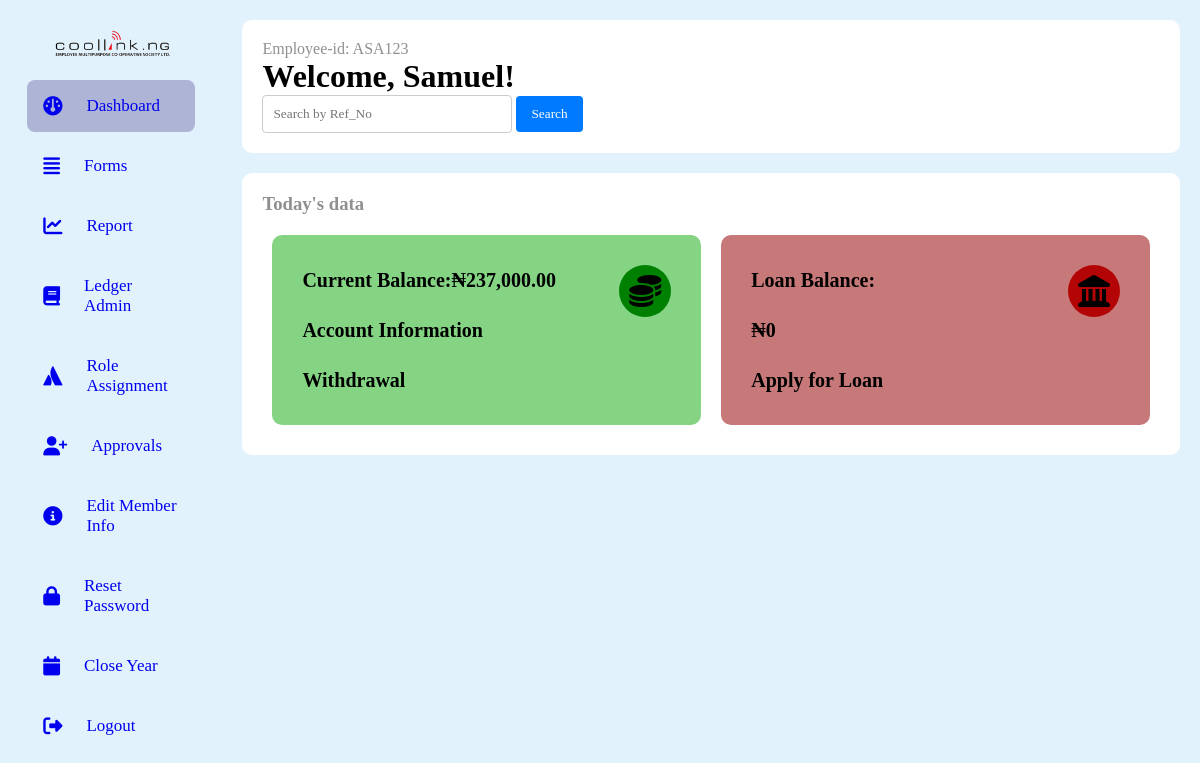
Page /dashboard (signed in) on the committed database.
### models.py (models this page shows, shortened)
class Person(db.Model, UserMixin):
    __tablename__ = "persons"
    id = db.Column(db.Integer, primary_key=True)
    name = db.Column(db.String(100), nullable=False)
    role_id = db.Column(db.Integer, db.ForeignKey("roles.id"))
    email = db.Column(db.String, nullable=True, unique=True)
    password = db.Column(db.String(255), nullable=False)
    company_id = db.Column(db.Integer, db.ForeignKey("companies.id"))
    employee_id = db.Column(db.String, nullable=False, unique=True)
    phone_no = db.Column(db.String, unique=True)
    balance_bfd = db.Column(db.Float, default=0.0)
    balance_withheld = db.Column(db.Float, default=0.0)
    available_balance = db.Column(db.Float, default=0.0)
    loan_balance = db.Column(db.Float, default=0.0)
    loan_balance_bfd = db.Column(db.Float, default=0.0)
    loans = db.relationship("Loan", backref="person",foreign_keys="[Loan.person_id]")
    bank_payments_made = db.relationship("BankPayment", backref="payer", lazy=True)
    payments_made = db.relationship("SavingPayment", backref="payer", lazy=True)
    loan_payments_made = db.relationship("LoanPayment", backref="payer", lazy=True)
    def get_guaranteed_payments(self):
        loan = LoanFormPayment.query.filter(LoanFormPayment.guarantors.any(id=self.id)).all()
        ret = [l for l in loan if not l.loan]
        return ret
    @hybrid_property
    def total_balance(self):
        return self.available_balance + self.balance_withheld

### app.py (the view, shortened to what this page needs)
@app.route("/dashboard")
@login_required
def dashboard():
    person = current_user
    form = SearchForm()
    pre_guarantor = person.get_guaranteed_payments()
    failed_loan = None
    message = None
    return render_template("dashboard.html", person=person, form=form,consents=pre_guarantor,failed_loan=failed_loan,message=message)

### forms.py
class SearchForm(FlaskForm):
    search_query = StringField("Search")
    submit = SubmitField("Search")

### app.py (called while the page is built)
@login_manager.user_loader
def load_user(person_id):
    return Person.query.get(person_id)

@app.before_request
def before_request():
    g.user = current_user

@app.template_filter("currency")
@login_required
def currency(value):
    modified_value = format_currency(value)  # Modify the value as needed
    return modified_value

### filters.py (called while the page is built)
def format_currency(
    value, currency_symbol="₦", decimal_separator=".", thousands_separator=","
):
    if value:
        if value < 0:
            formatted_value = f"-{currency_symbol}{abs(value):,.2f}"
        else:
            formatted_value = f"{currency_symbol}{value:,.2f}"
        formatted_value = formatted_value.replace(".", decimal_separator).replace(
            ",", thousands_separator
        )
    else:
        formatted_value = f"{currency_symbol}0"
    return formatted_value

### templates/dashboard.html (shortened to what this page needs)
<!DOCTYPE html>
<html lang="en">
<head>
    <link rel="stylesheet" href="https://cdnjs.cloudflare.com/ajax/libs/font-awesome/6.4.0/css/all.min.css"/>
    <link rel="stylesheet" href="\static\css\style.css">
</head>
<body class="special-dash">
    <div class="full-form-content">
    <div class='all-sections'>
        <nav class='section-1'>
            <div class="logo"><img src="\static\images\coolink2.png" alt="logo"></div>
            <ul class="side-bar" id="side-bar">
                <li class="{%block dash%}active nav-item{%endblock%}" id="move">
                    <a href="{{ url_for('dashboard') }}" class="nav-link"><i class="fa-solid fa-gauge"></i>
                    <span>Dashboard</span></a>
                </li>
                {% if person.role.id == 1 or person.role.id == 3 %}
                <li class="{%block form%}nav-item{%endblock%}">
                    <a class="nav-link" href="{{ url_for('forms') }}"><i class="fa-solid fa-align-justify"></i><span>Forms</span></a>
                </li>
                {% endif %}
                {% if person.role.id != 4 %}
                <li class="{%block query%}nav-item{%endblock%}">
                    <a class="nav-link" href="{{ url_for('queries') }}"> <i class="fa-solid fa-chart-line"></i><span>Report</span></a>
                </li>
                {% endif %}
                {% if person.role.id == 1 or person.role.id == 3 %}
                <li class="nav-item">
                    <a class="nav-link" href="{{ url_for('ledger_admin') }}"><i class="fa-solid fa-book"></i><span>Ledger Admin</span></a>
                </li>
                {% endif %}
                {% if person.role.id == 1 %}
                <li class="nav-item">
                    <a class="nav-link" href="{{ url_for('role_assignment') }}"><i class="fa-brands fa-atlassian"></i><span>Role Assignment</span></a>
                </li>
                {% endif %}
                {% if person.role.id == 1 or person.role.id == 2 %}
                <li class="nav-item">
                    <a class="nav-link" href="{{ url_for('approval') }}"><i class="fa-solid fa-user-plus"></i><span>Approvals</span></a>
                </li>
                {% endif %}
                {% if person.role.id == 1 or person.role.id == 3 %}
                <li class="nav-item">
                    <a class="nav-link" href="{{ url_for('edit_profile') }}"><i class="fa-solid fa-circle-info"></i><span>Edit Member Info</span></a>
                </li>
                <li class="nav-item">
                    <a class="nav-link" href="{{ url_for('reset_password') }}"><i class="fa-solid fa-lock"></i><span>Reset Password</span></a>
                </li>
                {% endif %}
                {% if person.role.id == 1 %}
                <li class="nav-item">
                    <a class="nav-link" href="{{ url_for('close_year') }}"><i class="fa-solid fa-calendar"></i><span>Close Year</span></a>
                </li>
                {% endif %}
                <li class="logout">
                    <a class='nav-link' href="{{url_for('logout')}}"><i class="fa-sharp fa-solid fa-right-from-bracket"></i><span>Logout</span></a>
                </li>
            </ul>
        </nav>
        <div class='section-2'>
        <div class="head-wrap">
            <div class="head-title">
                <div class='left'>
                <span>Employee-id: {{person.employee_id}}</span>
                <h1>Welcome, {{ person.name }}!</h1>
                </div>
                <div class="right">
                    <form action="{{ url_for('search') }}" method="POST" class="search-form">
                        <input type="text" name="ref_no" id="search" placeholder="Search by Ref_No">
                        <button type="submit" class="search-btn">Search</button>
                    </form>
                </div>
            </div>
        </div>
        <div class="all-cards-wrap-new">
            {%block content%}
        <div class="todays-data">
            <h3>Today's data</h3>
        </div>
            <div class="card-new" id="current-bal-new">
                <div class="container-new">
                    <div class="icon-con">
                        <i class="fa-solid fa-coins"></i>
                    </div>
                    <div class='content-con-new'>
                        <a href="{{url_for('savings_account',person_id=person.id)}}">
                            <div>
                            <p><strong>Current Balance:{{ person.total_balance | currency}}</strong></p>
                            </div>
                        </a>
                        <a href="{{url_for('savings_account_details',person_id=person.id )}}">
                            <div>
                            <p><strong>Account Information</strong></p>
                            </div>
                        </a>
                        <a href="{{url_for('request_withdrawal')}}">
                            <div>
                            <p><strong>Withdrawal</strong></p>
                            </div>
                        </a>
                    </div>
                </div>
            </div>
            <div class="card-new" id="loan-bal-new">
                <div class="container-new">
                    <div class="icon-con" id='landmark'>
                        <i class="fa-solid fa-landmark"></i>
                    </div>
                    <div class='content-con-new'>
                        <a href="{{url_for('loan_account',person_id=person.id)}}">
                            <div>
                                <p><strong>Loan Balance:</strong></p>
                            </div>
                            <div>
                                <p><strong>{{ person.loan_balance | currency}}</strong></p>
                            </div>
                        </a>
                        <a href="{{url_for('register_loan')}}">
                            <div>
                            <p><strong>Apply for Loan</strong></p>
                            </div>
                        </a>
                    </div>
                </div>
            </div>
        </div>
    </div>
    </div>
    </div>
</body>
{%endblock%}

### static/css/style.css (style rules this page uses)
* { margin: 0; padding: 0; box-sizing: border-box; font-family:'Times New Roman', Times, serif; }
.special-dash { background-color: #60baf32e; }
.special-dash .all-sections { display: flex; }
.special-dash .section-1 { top: 0; bottom: 0; left: 0; padding: 0 1.7rem; overflow: hidden; position: sticky; width: 240px; height: 100vh; }
.special-dash .logo { height: 50px; padding: 16px; }
.special-dash .side-bar { height: 88%; position: relative; list-style: none; padding: 0; }
.special-dash .side-bar li { padding: 1rem; margin: 8px 0; border-radius: 8px; transition: all 0.2s ease-in; }
.special-dash .side-bar li:hover, .active { background:#473d8b57; }
.special-dash .side-bar a { font-size: 17px; text-decoration: none; gap: 1.5rem; display: flex; align-items: center; }
.special-dash .side-bar a i { font-size: 1.2rem; }
.special-dash .section-2 { position: relative; width: 90%; }
.special-dash .section-2 .head-wrap { background-color: #fff; margin: 20px; padding: 20px; border-radius: 10px; }
.special-dash .section-2 .head-wrap span, h3 { color: #4545459a; margin-bottom: 10px; }
.special-dash .section-2 .head-wrap .head-title .left, .special-dash .section-2 .head-wrap .head-title .right { display: inline-block; vertical-align: top; }
.special-dash .section-2 .head-wrap .head-title .left { margin-right: 500px; }
.special-dash .section-2 .head-wrap .head-title .right form { margin: 0; padding: 0; }
.special-dash .section-2 .head-wrap .head-title .right #search { width: 250px; padding: 10px; border: 1px solid #ccc; border-radius: 4px; }
.special-dash .section-2 .head-wrap .head-title .right .search-btn { background-color: #007bff; color: #fff; border: none; padding: 10px 15px; border-radius: 4px; cursor: pointer; }
.all-cards-wrap-new { background: #fff; margin: 20px; padding: 20px; border-radius: 10px; display: flex; flex-wrap: wrap; justify-content: space-between; }
.todays-data { width: 100%; }
.card-new { background: transparent; margin: 10px; border-radius: 10px; padding: 20px 20px 20px 30px; flex: 0 0 calc(50% - 20px); box-sizing: border-box; }
.special-dash .section-2 a { color: #fff; line-height: 2.5; text-decoration: none; }
.special-dash .section-2 #current-bal-new { background: rgba(108, 204, 108, 0.836); }
.special-dash .section-2 #loan-bal-new { background: rgb(199, 120, 120); }
.special-dash .section-2 .icon-con { border-radius: 40px; background-color:green; margin: 10px; padding: 10px; height: auto; width:min-content; float: right; right: 0; }
.special-dash .section-2 #landmark { background-color:#b30404fa; }
.special-dash .section-2 i { font-size: 2rem; color: #000; }
.special-dash .section-2 a { color: #000; font-size: 20px; }
.special-dash img { max-width: 100%; max-height: auto; }
.special-dash #move { margin-top: 30px; }

### rows in the picture
Person: employee_id "ASA123", name "Samuel", total_balance "₦237,000.00", loan_balance "₦0"
